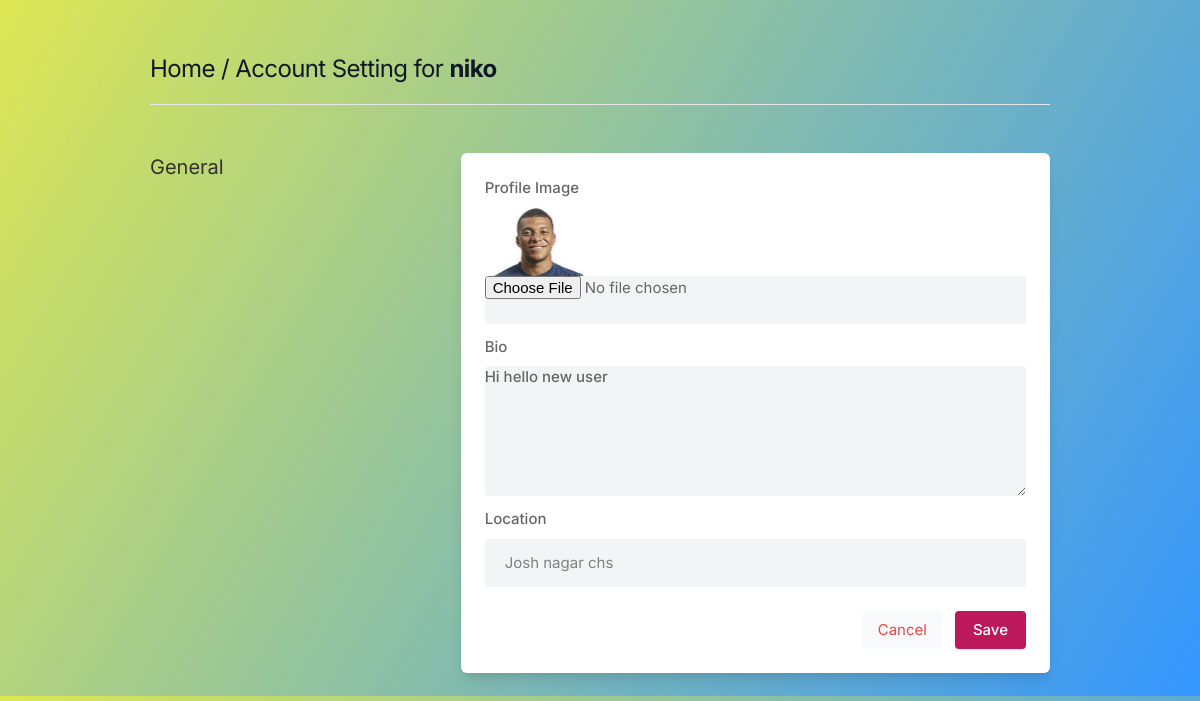
The page /settings (signed in) on the database its author committed.
### core/models.py (models this page shows, shortened)
class Profile(models.Model):
    user=models.ForeignKey( User,on_delete=models.CASCADE)
    id_user=models.IntegerField()
    bio=models.TextField(blank=True)
    profileimg=models.ImageField(upload_to='profile_images',default='blank-profile-pic.png')
    location=models.CharField(max_length=100,blank=True)

### core/views.py (the view, shortened to what this page needs)
# urls.py: path('settings',views.settings,name="settings"),
@login_required(login_url='signin')
def settings(request):
  user_profile = Profile.objects.get(user=request.user)
  return render(request, 'setting.html',{'user_profile':user_profile})

### Templates/setting.html (shortened to what this page needs)
{% load static %}
<!DOCTYPE html>
<html lang="en">
<head>
    <link rel="stylesheet" href="{% static 'assets/css/icons.css' %}">
    <link rel="stylesheet" href="{% static 'assets/css/uikit.css' %}">
    <link rel="stylesheet" href="{% static 'assets/css/style.css' %}">
    <link rel="stylesheet" href="{% static 'assets/css/tailwind.css' %}">
</head>
<body style="background: linear-gradient(120deg, rgb(242 255 36 / 68%), #3496ff);">
            <div class="container m-auto">
                <h1 class="text-2xl leading-none text-gray-900 tracking-tight mt-3"><a href="/">Home</a> / Account Setting for <b>{{user.username}}</b> </h1>
                <br>
                <hr>
                <div class="grid lg:grid-cols-3 mt-12 gap-8">
                    <div>
                        <h3 class="text-xl mb-2"> General</h3>
                    </div>
                    <div class="bg-white rounded-md lg:shadow-lg shadow col-span-2">
                        <form action="" method="POST" enctype="multipart/form-data">
                       <div class="grid grid-cols-2 gap-3 lg:p-6 p-4">
                            <div class="col-span-2">
                                <label for=""> Profile Image</label>
                                <img width="100" height="100" src="{{user_profile.profileimg.url}}" />
                                <input type="file" name="image" value="" class="shadow-none bg-gray-100">
                            </div>
                            <div class="col-span-2">
                                <label for="about">Bio</label>
                                <textarea id="about" name="bio" rows="3"  class="shadow-none bg-gray-100">{{user_profile.bio}}</textarea>
                            </div>
                            <div class="col-span-2">
                                <label for=""> Location</label>
                                <input type="text" name="location" value="{{user_profile.location}}" class="shadow-none bg-gray-100">
                            </div>
                       </div>
                       <div class="bg-gray-10 p-6 pt-0 flex justify-end space-x-3">
                           <button class="p-2 px-4 rounded bg-gray-50 text-red-500"> <a href="/">Cancel</a> </button>
                           <button type="submit" class="button bg-blue-700"> Save </button>
                       </div>
                    </form>
                    </div>
                    </div>
                    <br>
                </div>
</body>
</html>

### Static/assets/css/style.css (style rules this page uses)
body { background-color: #B0B3B8!important; }
button { vertical-align: middle; }
span.button, button.button { background-color: #be185d; top: 0; color: #fff; position: relative; padding: 8px 18px; line-height: 22px; position: relative; font-weight: 500; font-size: 15px; display: inline-block; -webkit-transition: all 0.2s ease-in-out; transition: all 0.2s ease-in-out; cursor: pointer; overflow: hidden; border: none; border-radius: 4px; -webkit-box-shadow: 0 1px 3px rgba(0, 0, 0, 0.1); box-shadow: 0 1px 3px rgba(0, 0, 0, 0.1); }
input { height: 48px; line-height: 48px; padding: 0 20px; outline: none; font-size: 15px; color: #808080; max-width: 100%; width: 100%; -webkit-box-sizing: border-box; box-sizing: border-box; display: block; font-weight: 400; opacity: 1; border-radius: 4px; border: none; -webkit-box-shadow: 0 1px 4px 0px rgba(0, 0, 0, 0.12); box-shadow: 0 1px 4px 0px rgba(0, 0, 0, 0.12); }
input[type="text"], input[type="password"], input[type="email"], input[type="number"] { height: 48px; line-height: 48px; padding: 0 20px; outline: none; font-size: 15px; color: #808080; max-width: 100%; width: 100%; -webkit-box-sizing: border-box; box-sizing: border-box; display: block; font-weight: 400; opacity: 1; border-radius: 4px; border: none; -webkit-box-shadow: 0 1px 4px 0px rgba(0, 0, 0, 0.12); box-shadow: 0 1px 4px 0px rgba(0, 0, 0, 0.12); }
textarea { height: 48px; line-height: 48px; padding: 0 20px; outline: none; font-size: 15px; color: #808080; margin: 0 0 16px 0; max-width: 100%; width: 100%; -webkit-box-sizing: border-box; box-sizing: border-box; display: block; background-color: #fff; font-weight: 500; opacity: 1; border-radius: 4px; border: none; -webkit-box-shadow: 0 1px 4px 0px rgba(0, 0, 0, 0.12); box-shadow: 0 1px 4px 0px rgba(0, 0, 0, 0.12); }
input { -webkit-transition: all 0.1s ease-in-out; transition: all 0.1s ease-in-out; }
::placeholder { color: #808080; opacity: 1; }
textarea { height: auto; line-height: 27px; padding: 20px; min-height: 130px; -webkit-transition: none !important; transition: none !important; min-width: 100%; }
label, legend { display: block; font-weight: bold; font-size: 15px; font-weight: 500; margin-bottom: 8px; }
button { border: none; margin: 0; padding: 0; width: auto; overflow: visible; background: transparent; color: inherit; font: inherit; line-height: normal; cursor: pointer; }
a { color: #be185d; -webkit-transition: 0.3s; transition: 0.3s; outline: none !important; }
button { outline: none !important; }
img { max-width: 100%; }
body { color: #666; font-size: 15px; line-height: 27px; background-color: #f0f2f5; font-family: "Inter", sans-serif; text-transform: none; }
h1, h2, h3, h4, h5, h6 { font-family: "Inter", sans-serif; text-transform: none; }
input[type="text"], input[type="password"], input[type="email"] { font-family: "Inter", sans-serif; text-transform: none; }
textarea, select { font-family: "Inter", sans-serif; text-transform: none; }
button, body .pac-container { font-family: "Inter", sans-serif; text-transform: none; }
h1, h2, h3, h4, h5, h6 { color: #333; font-weight: 500; margin: 0; padding: 0; }
h1 { font-size: 32px; }
h3 { font-size: 22px; }
b, strong { font-weight: 700 !important; }
@media (min-width: 1024px) { .container { max-width: 900px !important; padding-top: 45px; } }
.shadow-none { -webkit-box-shadow: none !important; box-shadow: none !important; }

### rows shown on the page
Profile: profileimg (picture), bio "Hi hello new user", location "Josh nagar chs"

### other values the page prints
{{ user.username }} "niko"
